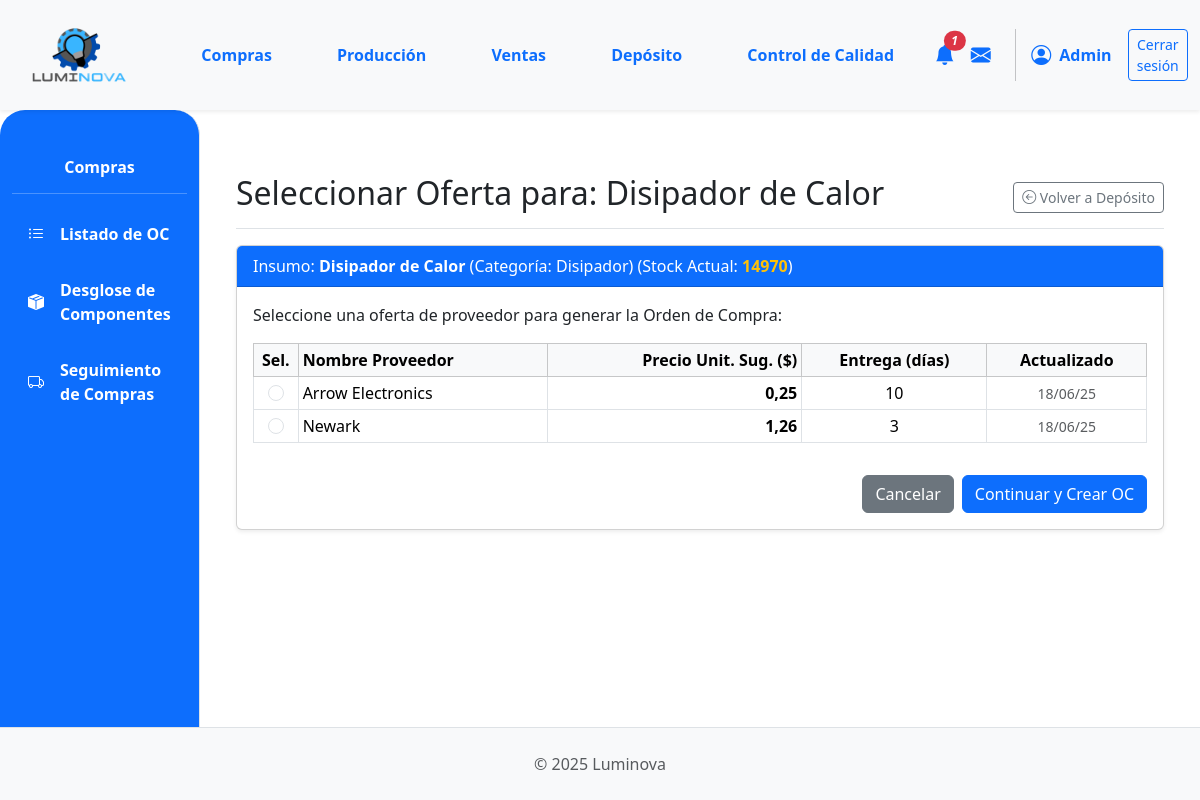
Before: /compras/orden/seleccionar-proveedor/insumo/4/ (signed in) with the older database file.
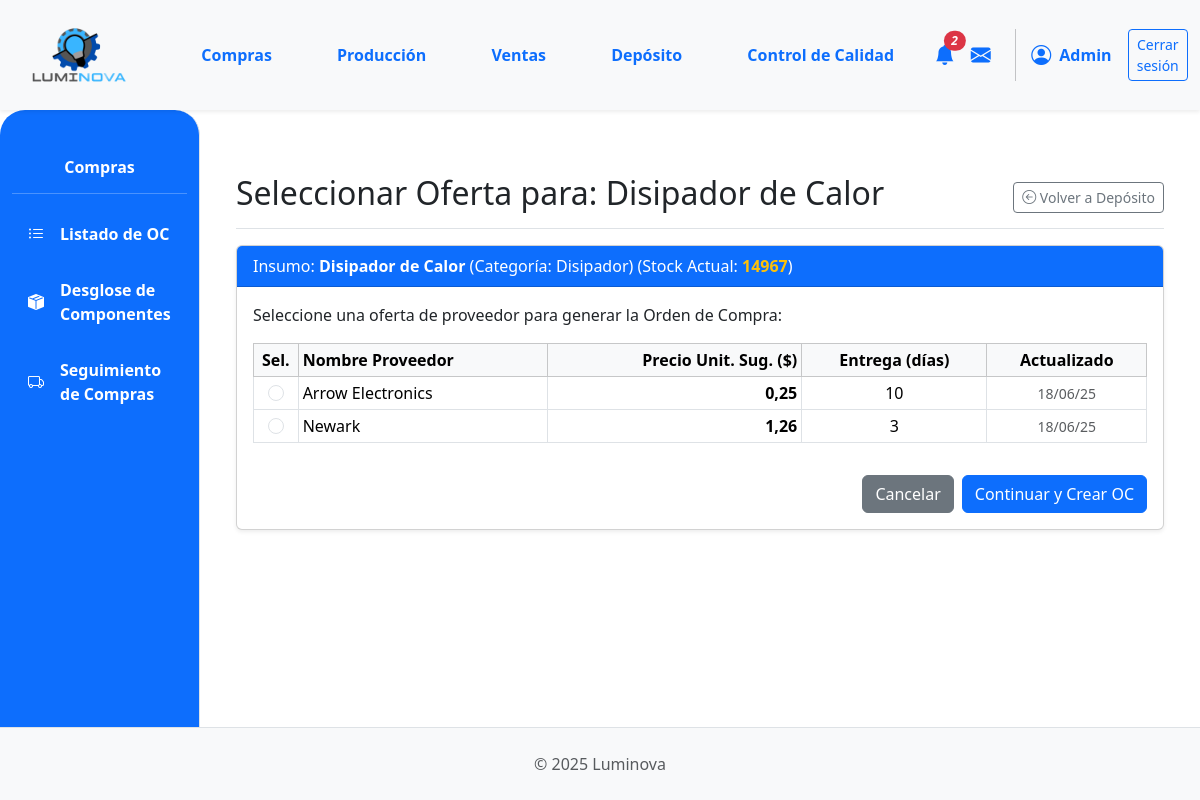
After: the same page with the newer database file.
### App_LUMINOVA/models.py (models this page shows, shortened)
class Insumo(models.Model):
    descripcion = models.CharField(max_length=255)
    categoria = models.ForeignKey(
        CategoriaInsumo, on_delete=models.PROTECT, related_name="insumos"
    )
    fabricante = models.ForeignKey(
        Fabricante,
        on_delete=models.SET_NULL,
        null=True,
        blank=True,
        related_name="insumos_fabricados",
    )
    imagen = models.ImageField(null=True, blank=True, upload_to="insumos/")
    stock = models.IntegerField(default=0)
    cantidad_en_pedido = models.PositiveIntegerField(
    default=0,
    verbose_name="Cantidad en Pedido",
    blank=True,
    null=True
)

class CategoriaInsumo(models.Model):
    nombre = models.CharField(
        max_length=100, unique=True, verbose_name="Nombre Categoría Insumo"
    )
    imagen = models.ImageField(upload_to="categorias_insumos/", null=True, blank=True)
    class Meta:
        verbose_name = "Categoría de Insumo"
        verbose_name_plural = "Categorías de Insumos"

### App_LUMINOVA/views.py (the view, shortened to what this page needs)
# urls.py: path('compras/orden/seleccionar-proveedor/insumo/<int:insumo_id>/', compras_seleccionar_proveedor_para_insumo_view, name='compras_seleccionar_proveedor_para_insumo'),
@login_required
def compras_seleccionar_proveedor_para_insumo_view(request, insumo_id):
    insumo_objetivo = get_object_or_404(Insumo.objects.select_related('categoria'), id=insumo_id)
    logger.info(f"Seleccionando proveedor para insumo: {insumo_objetivo.descripcion} (ID: {insumo_id})")
    ofertas = OfertaProveedor.objects.filter(insumo_id=insumo_id).select_related('proveedor').order_by('precio_unitario_compra', 'tiempo_entrega_estimado_dias')
    insumo_objetivo = get_object_or_404(Insumo, id=insumo_id) # Necesario para el contexto GET
    proveedores_fallback = []
    if not ofertas.exists():
        proveedores_fallback = Proveedor.objects.all().order_by('nombre')[:5]
    UMBRAL_STOCK_BAJO_INSUMOS = 15000
    context = {
        'insumo_objetivo': insumo_objetivo,
        'ofertas_proveedores': ofertas,
        'proveedores_fallback': proveedores_fallback,
        'titulo_seccion': f"Seleccionar Oferta para: {insumo_objetivo.descripcion}",
        'umbral_stock_bajo': UMBRAL_STOCK_BAJO_INSUMOS,
    }
    return render(request, 'compras/compras_seleccionar_proveedor.html', context)

### App_LUMINOVA/context_processors.py (called while the page is built)
def notificaciones_context(request):
    if not request.user.is_authenticated:
        return {}
    ops_con_problemas_count = Reportes.objects.filter(
        resuelto=False,
        orden_produccion_asociada__isnull=False
    ).values('orden_produccion_asociada_id').distinct().count()
    solicitudes_insumos_count = OrdenProduccion.objects.filter(
        estado_op__nombre__iexact='Insumos Solicitados'
    ).count()
    ocs_para_aprobar_count = Orden.objects.filter(
        tipo='compra',
        estado='BORRADOR'
    ).count()
    total_notificaciones = ops_con_problemas_count + solicitudes_insumos_count + ocs_para_aprobar_count
    return {
        'ops_con_problemas_count': ops_con_problemas_count,
        'solicitudes_insumos_count': solicitudes_insumos_count,
        'ocs_para_aprobar_count': ocs_para_aprobar_count,
        'total_notificaciones': total_notificaciones,
    }

### App_LUMINOVA/templates/compras/compras_seleccionar_proveedor.html (shortened to what this page needs)
{% extends 'padre.html' %}
{% load static %}
{% load django_bootstrap5 %}
{% block sidebar_content %}
    {% include 'compras/compras_sidebar.html' %}
{% endblock %}
{% block content %}
<div class="container mt-4">
    <div class="d-flex justify-content-between flex-wrap flex-md-nowrap align-items-center pt-3 pb-2 mb-3 border-bottom">
        <h1 class="h2">{{ titulo_seccion }}</h1>
        <a href="{% url 'App_LUMINOVA:deposito_view' %}" class="btn btn-outline-secondary btn-sm">
            <i class="bi bi-arrow-left-circle"></i> Volver a Depósito
        </a>
    </div>
    <div class="card shadow-sm">
        <div class="card-header bg-primary text-white">
            Insumo: <strong>{{ insumo_objetivo.descripcion }}</strong>
            (Categoría: {{ insumo_objetivo.categoria.nombre }})
            (Stock Actual: <span class="fw-bold {% if insumo_objetivo.stock < umbral_stock_bajo %}text-warning{% else %}text-white{% endif %}">{{ insumo_objetivo.stock }}</span>)
        </div>
        <div class="card-body">
            {% if ofertas_proveedores or proveedores_fallback %}
            <p>Seleccione una oferta de proveedor para generar la Orden de Compra:</p>
            <form method="POST" action="{% url 'App_LUMINOVA:compras_seleccionar_proveedor_para_insumo' insumo_id=insumo_objetivo.id %}">
                <div class="table-responsive">
                    <table class="table table-hover table-bordered table-sm">
                        <thead class="table-light">
                            <tr>
                                <th style="width: 5%;" class="text-center">Sel.</th>
                                <th>Nombre Proveedor</th>
                                <th class="text-end">Precio Unit. Sug. ($)</th>
                                <th class="text-center">Entrega (días)</th>
                                <th class="text-center">Actualizado</th>
                            </tr>
                        </thead>
                        <tbody>
                            {% for oferta in ofertas_proveedores %}
                            <tr>
                                <td class="text-center align-middle">
                                    <input class="form-check-input" type="radio" name="oferta_proveedor_id"
                                           value="{{ oferta.id }}"
                                           id="oferta_{{ oferta.id }}" required>
                                </td>
                                <td class="align-middle">
                                    <label for="oferta_{{ oferta.id }}">{{ oferta.proveedor.nombre }}</label>
                                </td>
                                <td class="text-end align-middle fw-bold">{{ oferta.precio_unitario_compra|floatformat:2 }}</td>
                                <td class="text-center align-middle">{{ oferta.tiempo_entrega_estimado_dias }}</td>
                                <td class="text-center align-middle small text-muted">{{ oferta.fecha_actualizacion_precio|date:"d/m/y" }}</td>
                            </tr>
                            {% endfor %}
                        </tbody>
                    </table>
                </div>
                <div class="mt-3 d-flex justify-content-end">
                    <a href="{% url 'App_LUMINOVA:compras_desglose' %}" class="btn btn-secondary me-2">Cancelar</a>
                    <button type="submit" class="btn btn-primary">
                        Continuar y Crear OC
                    </button>
                </div>
            </form>
            {% endif %}
        </div>
    </div>
</div>
{% endblock %}

### App_LUMINOVA/templates/shared/header.html (shortened to what this page needs)
{% load static %}
<header>
    <nav class="navbar navbar-expand-lg navbar-light bg-light shadow-sm p-0">
        <div class="container-fluid d-flex align-items-center">
            <div class="col-md-3 col-lg-1">
                <a class="navbar-brand d-flex align-items-center ms-3" href="{% url 'App_LUMINOVA:dashboard' %}">
                    <img src="{% static 'img/logo.png' %}" alt="Luminova Logo" height="100" width="100" class="d-inline-block align-text-top me-2">
                </a>
            </div>
            <div class="collapse navbar-collapse" id="navbarContent" style="padding-left: 5%;">
                <ul class="navbar-nav mb-2 mb-lg-0 d-flex justify-content-around w-100">
                    <li class="nav-item"><a class="nav-link text-primary fw-bold" href="{% url 'App_LUMINOVA:compras_lista_oc' %} ">Compras</a></li>
                    <li class="nav-item"><a class="nav-link text-primary fw-bold" href="{% url 'App_LUMINOVA:produccion_principal' %}">Producción</a></li>
                    <li class="nav-item"><a class="nav-link text-primary fw-bold" href="{% url 'App_LUMINOVA:ventas_lista_ov' %}">Ventas</a></li>
                    <li class="nav-item"><a class="nav-link text-primary fw-bold" href="{% url 'App_LUMINOVA:deposito_view' %}">Depósito</a></li>
                    <li class="nav-item"><a class="nav-link text-primary fw-bold" href="{% url 'App_LUMINOVA:control_calidad_view' %}">Control de Calidad</a></li>
                </ul>
                <div class="navbar-nav ms-auto d-flex flex-row align-items-center">
                    {% if user.is_authenticated %}
                        <div class="nav-item dropdown">
                            <a class="nav-link px-2" href="#" role="button" data-bs-toggle="dropdown" aria-expanded="false" title="Notificaciones">
                                <i class="bi bi-bell-fill fs-5 position-relative text-primary">
                                    {% if total_notificaciones > 0 %}
                                    <span class="position-absolute top-0 start-100 translate-middle badge rounded-pill bg-danger" style="font-size: 0.6em;">{{ total_notificaciones }}</span>
                                    {% endif %}
                                </i>
                            </a>
                        </div>
                        <div class="nav-item">
                             <a class="nav-link px-2" href="#" title="Mensajes"><i class="bi bi-envelope-fill fs-5 text-primary"></i></a>
                        </div>
                        <div class="nav-item d-flex align-items-center">
                             <i class="bi bi-person-circle fs-5 text-primary"></i>
                             <span class="ms-2 fw-bold text-primary">{{ user.first_name|default:user.username|capfirst }}</span>
                        </div>
                        <div class="nav-item ms-3">
                            <a class="btn btn-outline-primary btn-sm" href="{% url 'App_LUMINOVA:logout' %}">Cerrar sesión</a>
                        </div>
                    {% endif %}
                </div>
            </div>
        </div>
    </nav>
</header>

Changed rows visible on the page:
changed Insumo "Disipador de Calor": stock "14970" → "14967"
Other visible differences:
{{ total_notificaciones }}: "1" → "2"
